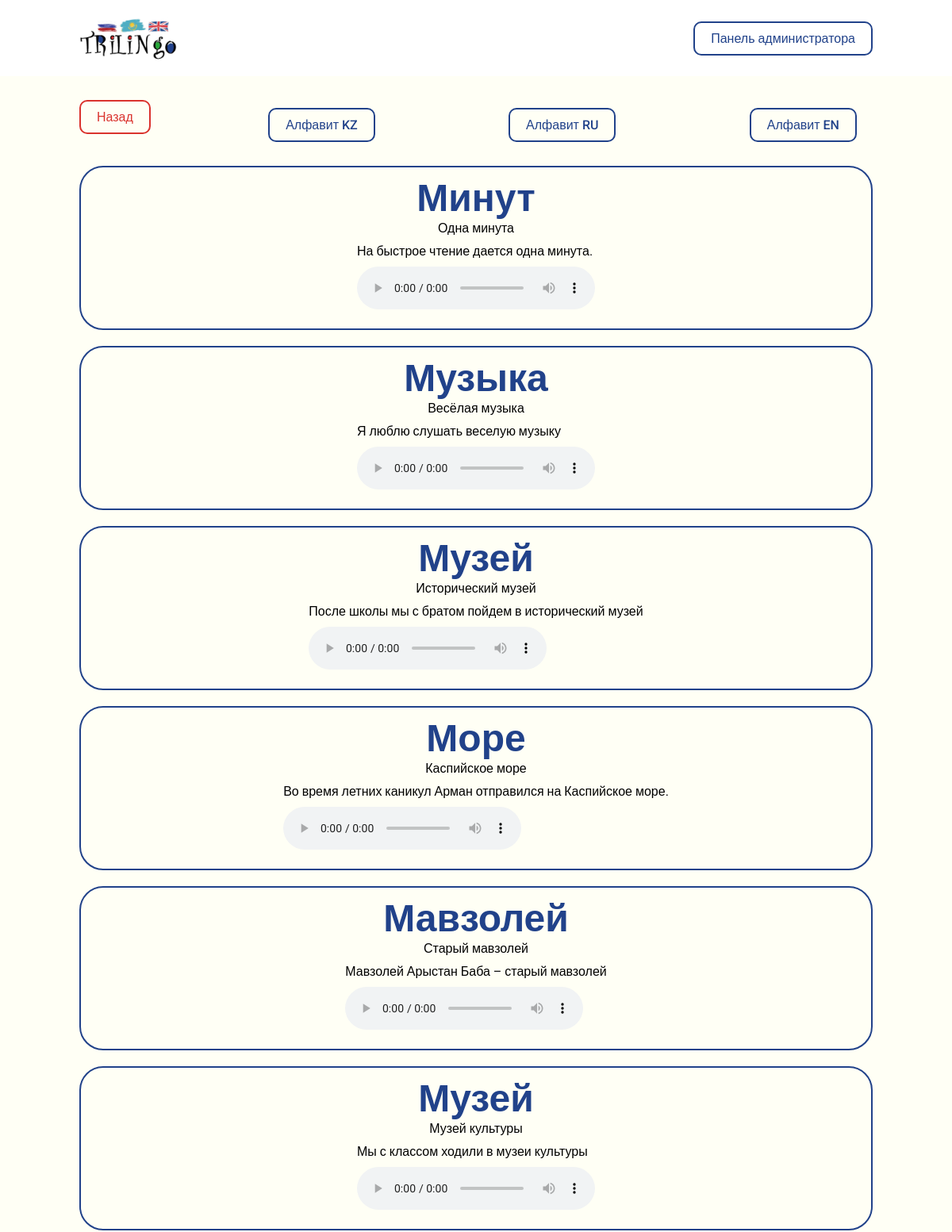
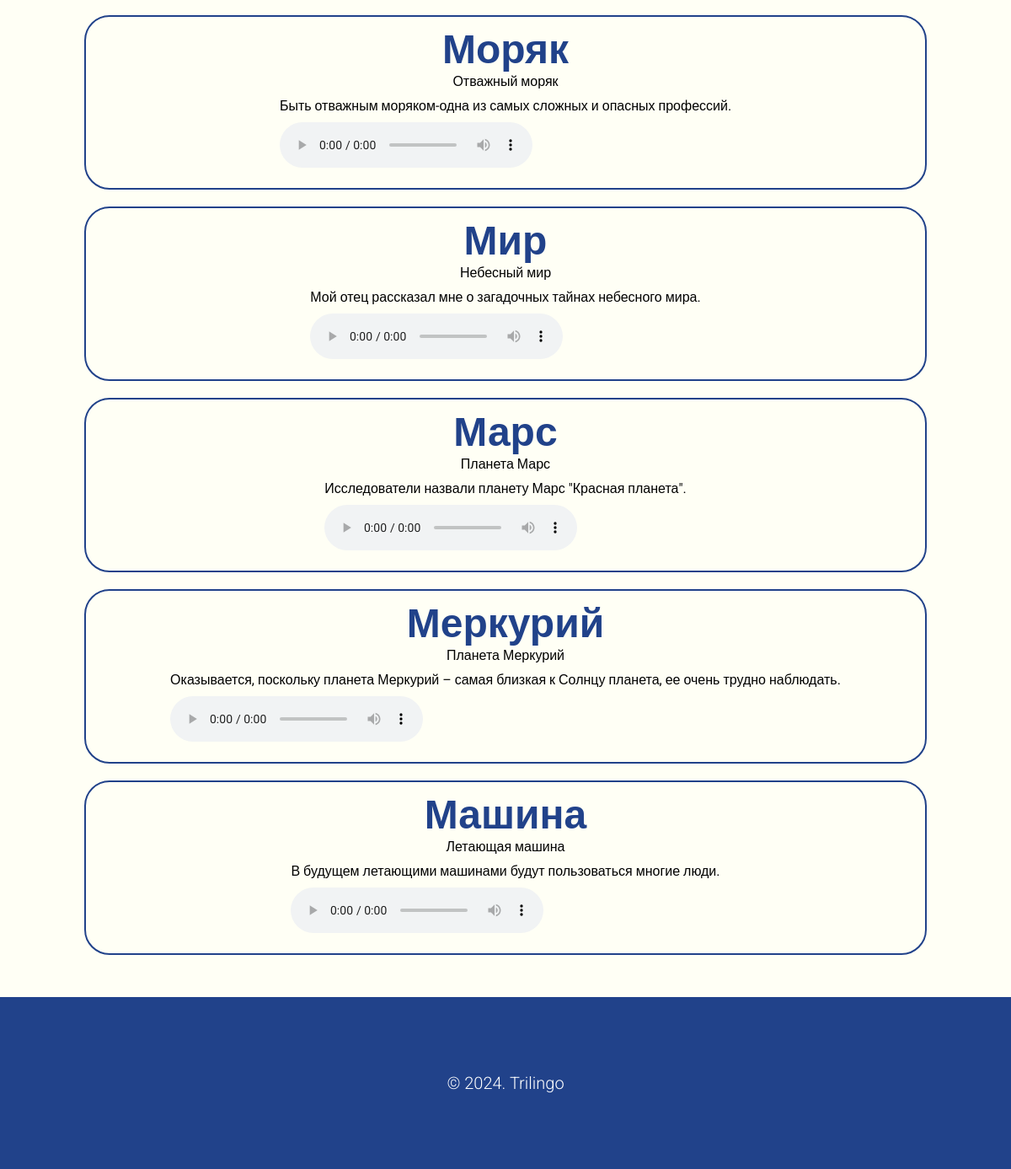
Page /filter/alphabet/ru/m/ on the committed database (2 pictures, top to bottom).
### trilingo_app/models.py (models this page shows, shortened)
class WordInRu(models.Model):
    alphabet = models.ForeignKey(RussianAlphabet, on_delete=models.CASCADE, verbose_name="Буква на русском")
    word = models.CharField("Название слова", max_length=90)
    subword = models.CharField("Дополнительно", max_length=160)
    description = models.TextField("Описание")
    voice = models.FileField("Произношение", upload_to="voices/ru/")
    class Meta:
        verbose_name = "Слово на русском"
        verbose_name_plural = "Слова на русском"

### trilingo_app/views.py (the view)
# urls.py: path('filter/alphabet/ru/<slug:slug>/', views.filter_by_ru_page, name='filter_by_ru_page'),
def filter_by_ru_page(request, slug):
    alphabet = get_object_or_404(RussianAlphabet, slug=slug)
    words = WordInRu.objects.filter(alphabet=alphabet)
    context = {
        'alphabet': alphabet,
        'words': words
    }
    return render(request, "./words-by-ru.html", context)

### trilingo_app/templates/words-by-ru.html (shortened to what this page needs)
{% extends './base.html' %}
{% block content %}
<section class="block">
    <div class="container">
        <div class="d-flex align-items-center space-between" style="margin-bottom: 20px;">
            <a href="{% url 'home_page' %}" class="button-danger">Назад</a>
            <a href="{% url 'alphabets_kz_page' %}" class="button-primary">Алфавит KZ</a>
            <a href="{% url 'alphabets_ru_page' %}" class="button-primary">Алфавит RU</a>
            <a href="{% url 'alphabets_en_page' %}" class="button-primary">Алфавит EN</a>
        </div>
        <div class="theme-detail-row">
            {% for word in words %}
            <div class="theme-detail-col">
                <div class="letters-full-data">
                    <div class="letter-theme-detail">
                        <div class="letter">{{ word.word }}</div>
                        <div class="subletter">{{ word.subword }}</div>
                        <div class="description">{{ word.description }}</div>
                        <div class="audio">
                            <audio controls>
                                <source src="{{ word.voice.url }}" type="audio/mpeg" />
                            </audio>
                        </div>
                    </div>
                </div>
            </div>
            {% endfor %}
        </div>
    </div>
</section>
{% endblock %}

### trilingo_app/static/css/style.css (style rules this page uses)
* { padding: 0; margin: 0; box-sizing: border-box; font-family: "Roboto", sans-serif; }
html { scroll-behavior: smooth; }
.container { margin-left: 100px; margin-right: 100px; }
.d-flex { display: flex; }
.d-flex.align-items-center { align-items: center; }
.d-flex.space-between { justify-content: space-between; }
.button-primary { padding: 10px 20px; border: 2px solid #21428a; background-color: transparent; color: #21428a; text-decoration: none; border-radius: 10px; display: inline-block; font-weight: 500; transition: 0.3s ease-in-out; }
.button-danger { padding: 10px 20px; border: 2px solid #da332e; background-color: transparent; color: #da332e; text-decoration: none; border-radius: 10px; display: inline-block; font-weight: 500; transition: 0.3s ease-in-out; }
.block { background-color: #fffff5; padding: 30px 0; min-height: 100vh; }
.block .button-primary { margin-right: 20px; }
.block .button-danger { margin-bottom: 20px; }
.letter-image, .letter, .letter-item-img, .letter-item-text { display: block; }
.letter { color: #21428a; font-size: 48px; font-weight: 900; }
.letters-full-data { margin-bottom: 20px; border-radius: 30px; border: 2px solid #21428a; padding: 10px; display: flex; align-items: center; justify-content: space-around; }
.letter, .subletter { text-align: center }
.subletter { margin-bottom: 10px; }
.audio { margin: 10px 0; }

### rows in the picture
WordInRu: word "Минут", subword "Одна минута", description "На быстрое чтение дается одна минута."
WordInRu: word "Музыка", subword "Весёлая музыка", description "Я люблю слушать веселую музыку"
WordInRu: word "Музей", subword "Исторический музей", description "После школы мы с братом пойдем в исторический музей"
WordInRu: word "Море", subword "Каспийское море", description "Во время летних каникул Арман отправился на Каспийское море."
WordInRu: word "Мавзолей", subword "Старый мавзолей", description "Мавзолей Арыстан Баба – старый мавзолей"
WordInRu: word "Музей", subword "Музей культуры", description "Мы с классом ходили в музеи культуры"
WordInRu: word "Моряк", subword "Отважный моряк", description "Быть отважным моряком-одна из самых сложных и опасных профессий."
WordInRu: word "Мир", subword "Небесный мир", description "Мой отец рассказал мне о загадочных тайнах небесного мира."
WordInRu: word "Марс", subword "Планета Марс", description "Исследователи назвали планету Марс \"Красная планета\"."
WordInRu: word "Меркурий", subword "Планета Меркурий", description "Оказывается, поскольку планета Меркурий – самая близкая к Солнцу планета, ее очень трудно наблюдать."
WordInRu: word "Машина", subword "Летающая машина", description "В будущем летающими машинами будут пользоваться многие люди."
